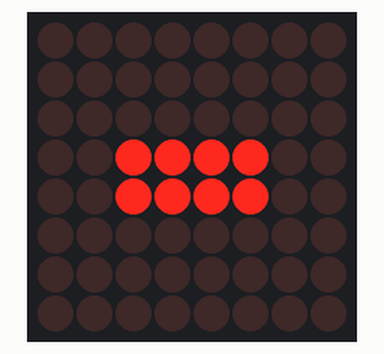
Bench run of a sketch on a simulated Arduino Uno, built with avr-gcc and run on an emulated ATmega328P. Parts: 8×8 LED matrix.

Above: at 0.1 s.

The sketch:

Alphabet8x8.ino
```cpp
#include <LedControl.h>;

LedControl lc=LedControl(12,10,11,1);

unsigned long delaytime1=500;
unsigned long delaytime2=50;

void setup()
{
  lc.shutdown(0,false);
  lc.setIntensity(0,3); //Brightness
  lc.clearDisplay(0); //clear
}

void writeMatrix()
{

//UpperCase Letters
/******************************************/
byte A[8] = {
    B00011000,
    B00111100,
    B01100110,
    B01100110,
    B01111110,
    B01100110,
    B01100110,
    B00000000
};
byte B[8] = {
    B01111100,
    B01100110,
    B01100110,
    B01111100,
    B01100110,
    B01100110,
    B01111100,
    B00000000
};
byte C[8] = {
    B00111100,
    B01100110,
    B01100000,
    B01100000,
    B01100000,
    B01100110,
    B00111100,
    B00000000
};
byte D[8] = {
    B01111000,
    B01101100,
    B01100110,
    B01100110,
    B01100110,
    B01101100,
    B01111000,
    B00000000
};
byte E[8] = {
    B01111110,
    B01100000,
    B01100000,
    B01111100,
    B01100000,
    B01100000,
    B01111110,
    B00000000
};
byte F[8] = {
    B01111110,
    B01100000,
    B01100000,
    B01111100,
    B01100000,
    B01100000,
    B01100000,
    B00000000
};
byte G[8] = {
    B00111100,
    B01100110,
    B01100000,
    B01101110,
    B01100110,
    B01100110,
    B00111110,
    B00000000
};
byte H[8] = {
    B01100110,
    B01100110,
    B01100110,
    B01111110,
    B01100110,
    B01100110,
    B01100110,
    B00000000
};
byte I[8] = {
    B00111100,
    B00011000,
    B00011000,
    B00011000,
    B00011000,
    B00011000,
    B00111100,
    B00000000
};
byte J[8] = {
    B00001110,
    B00000110,
    B00000110,
    B00000110,
    B01100110,
    B01100110,
    B00111100,
    B00000000
};
byte K[8] = {
    B01100110,
    B01101100,
    B01111000,
    B01110000,
    B01111000,
    B01101100,
    B01100110,
    B00000000
};
byte L[8] = {
    B01100000,
    B01100000,
    B01100000,
    B01100000,
    B01100000,
    B01100000,
    B01111110,
    B00000000
};
byte M[8] = {
    B01100011,
    B01110111,
    B01111111,
    B01111111,
    B01101011,
    B01100011,
    B01100011,
    B00000000
};
byte N[8] = {
    B01100011,
    B01110011,
    B01111011,
    B01101111,
    B01100111,
    B01100011,
    B01100011,
    B00000000
};
byte O[8] = {
    B00111100,
    B01100110,
    B01100110,
    B01100110,
    B01100110,
    B01100110,
    B00111100,
    B00000000
};
byte P[8] = {
    B01111100,
    B01100110,
    B01100110,
    B01111100,
    B01100000,
    B01100000,
    B01100000,
    B00000000
};
byte Q[8] = {
    B00111100,
    B01100110,
    B01100110,
    B01100110,
    B01101110,
    B01100110,
    B00111110,
    B00000000
};
byte R[8] = {
    B01111100,
    B01100110,
    B01100110,
    B01111100,
    B01101100,
    B01100110,
    B01100110,
    B00000000
};
byte S[8] = {
    B00111110,
    B01100000,
    B01100000,
    B00111100,
    B00000110,
    B00000110,
    B01111100,
    B00000000
};
byte T[8] = {
    B01111110,
    B00011000,
    B00011000,
    B00011000,
    B00011000,
    B00011000,
    B00011000,
    B00000000
};
byte U[8] = {
    B01100110,
    B01100110,
    B01100110,
    B01100110,
    B01100110,
    B01100110,
    B00111100,
    B00000000
};
byte V[8] = {
    B01100110,
    B01100110,
    B01100110,
    B01100110,
    B01100110,
    B00111100,
    B00011000,
    B00000000
};
byte W[8] = {
    B01100011,
    B01100011,
    B01100011,
    B01101011,
    B01111111,
    B01111111,
    B01110111,
    B00000000
};
byte X[8] = {
    B01100110,
    B01100110,
    B00111100,
    B00011000,
    B00111100,
    B01100110,
    B01100110,
    B00000000
};
byte Y[8] = {
    B01100110,
    B01100110,
    B01100110,
    B00111100,
    B00011000,
    B00011000,
    B00011000,
    B00000000
};
byte Z[8] = {
    B01111110,
    B00000110,
    B00001100,
    B00011000,
    B00110000,
    B01100000,
    B01111110,
    B00000000
};
/******************************************/


//Numbers
/******************************************/
byte zero[8] = {
    B00111100,
    B01100110,
    B01100110,
    B01100110,
    B01100110,
    B01100110,
    B00111100,
    B00000000
};
byte one[8] = {
    B00011000,
    B00111000,
    B00011000,
    B00011000,
    B00011000,
    B00011000,
    B01111110,
    B00000000
};
byte two[8] = {
    B00111100,
    B01100110,
    B00000110,
    B00001100,
    B00111000,
    B01100000,
    B01111110,
    B00000000
};
byte three[8] = {
    B00111100,
    B01100110,
    B00000110,
    B00011100,
    B00000110,
    B01100110,
    B00111100,
    B00000000
};
byte four[8] = {
    B00001100,
    B00011100,
    B00111100,
    B01101100,
    B01111110,
    B00001100,
    B00001100,
    B00000000
};
byte five[8] = {
    B01111110,
    B01100000,
    B01111100,
    B00000110,
    B00000110,
    B01100110,
    B00111100,
    B00000000
};
byte six[8] = {
    B00111100,
    B01100110,
    B01100000,
    B01111100,
    B01100110,
    B01100110,
    B00111100,
    B00000000
};
byte seven[8] = {
    B01111110,
    B01100110,
    B00000110,
    B00001100,
    B00011000,
    B00011000,
    B00011000,
    B00000000
};
byte eight[8] = {
    B00111100,
    B01100110,
    B01100110,
    B00111100,
    B01100110,
    B01100110,
    B00111100,
    B00000000
};
byte nine[8] = {
    B00111100,
    B01100110,
    B01100110,
    B00111110,
    B00000110,
    B01100110,
    B00111100,
    B00000000
};
/******************************************/


//Special
/******************************************/
byte percent[8] = {
    B01100000,
    B01100110,
    B00001110,
    B00011100,
    B00111000,
    B01110000,
    B01100110,
    B00000110
};
byte ampersand[8] = {
    B00110000,
    B01001000,
    B00110000,
    B01101100,
    B01010010,
    B01001100,
    B00110010,
    B00000000
};
byte slash[8] = {
    B00000010,
    B00000110,
    B00001100,
    B00011000,
    B00110000,
    B01100000,
    B01000000,
    B00000000
};
byte open_parenthesis[8] = {
    B00000100,
    B00001000,
    B00010000,
    B00010000,
    B00010000,
    B00001000,
    B00000100,
    B00000000
};
byte close_parenthesis[8] = {
    B00100000,
    B00010000,
    B00001000,
    B00001000,
    B00001000,
    B00010000,
    B00100000,
    B00000000
};
byte hyphen[8] = {
    B00000000,
    B00000000,
    B00000000,
    B01111110,
    B00000000,
    B00000000,
    B00000000,
    B00000000
};
byte period[8] = {
    B00000000,
    B00000000,
    B00000000,
    B00000000,
    B00000000,
    B00011000,
    B00011000,
    B00000000
};
byte semicolon[8] = {
    B00000000,
    B00000000,
    B00011000,
    B00011000,
    B00000000,
    B00011000,
    B00110000,
    B00000000
};
byte hash[8] = {
    B00101000,
    B00101000,
    B11111110,
    B00101000,
    B00101000,
    B11111110,
    B00101000,
    B00101000
};
byte quotation[8] = {
    B00011000,
    B00011000,
    B00011000,
    B00000000,
    B00000000,
    B00000000,
    B00000000,
    B00000000
};
byte exclamation[8] = {
    B00011000,
    B00011000,
    B00011000,
    B00011000,
    B00011000,
    B00000000,
    B00011000,
    B00011000
};
byte question[8] = {
    B00111100,
    B01100110,
    B00000110,
    B00001100,
    B00011000,
    B00000000,
    B00011000,
    B00011000
};
byte plus[8] = {
    B00000000,
    B00001000,
    B00001000,
    B00111110,
    B00001000,
    B00001000,
    B00000000,
    B00000000
};
byte minus[8] = {
    B00000000,
    B00000000,
    B00000000,
    B00111100,
    B00111100,
    B00000000,
    B00000000,
    B00000000
};
byte backslash[8] = {
    B01000000,
    B01100000,
    B00110000,
    B00011000,
    B00001100,
    B00000110,
    B00000010,
    B00000000
};
/******************************************/


  lc.setRow(0,0,minus[0]);
  lc.setRow(0,1,minus[1]);
  lc.setRow(0,2,minus[2]);
  lc.setRow(0,3,minus[3]);
  lc.setRow(0,4,minus[4]);
  lc.setRow(0,5,minus[5]);
  lc.setRow(0,6,minus[6]);
  lc.setRow(0,7,minus[7]);
}

void loop() {
  writeMatrix();

}
```
